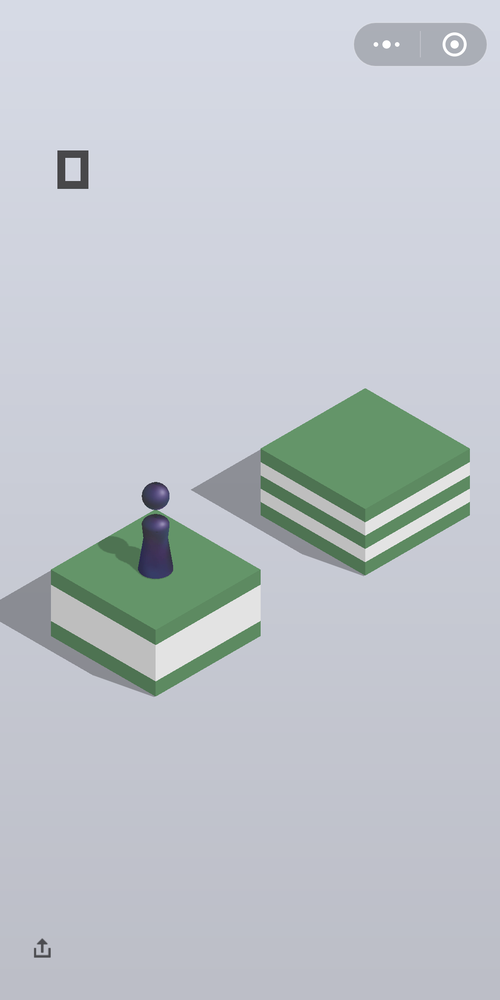
#> input picture data/jump.png, 500 x 1000 px, shrunk from 1080 x 2160 before the run
$ python BaseDetection.py data/jump.png   (older library calls are emulated)
#> lines starting #> are read from the running program, lines starting #| are printed output that depends on the picture; after the words box and inside, x2 and y2 are one past the last pixel; in counts of white or black regions, pixels touching at a corner belong together
#> in main, image is the input picture: shape (1000, 500, 3); mean B, G, R 202.9, 197, 190.9
import cv2
from matplotlib import pyplot as plt
import sys
import numpy as np

def detect_base(image):
    imgray = cv2.cvtColor(image, cv2.COLOR_BGR2GRAY)
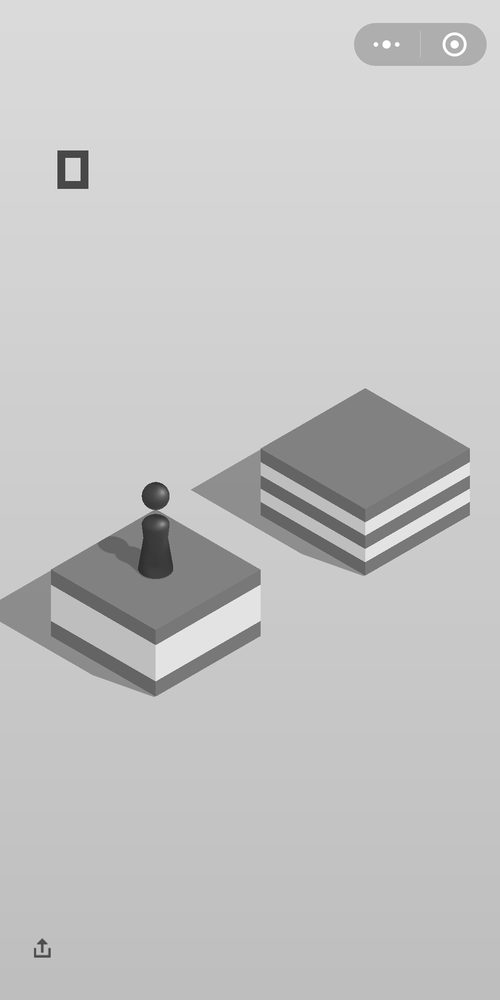
#> imgray: shape (1000, 500); min 40, max 255, mean 195.7
    edges = cv2.Canny(imgray, 100, 200)
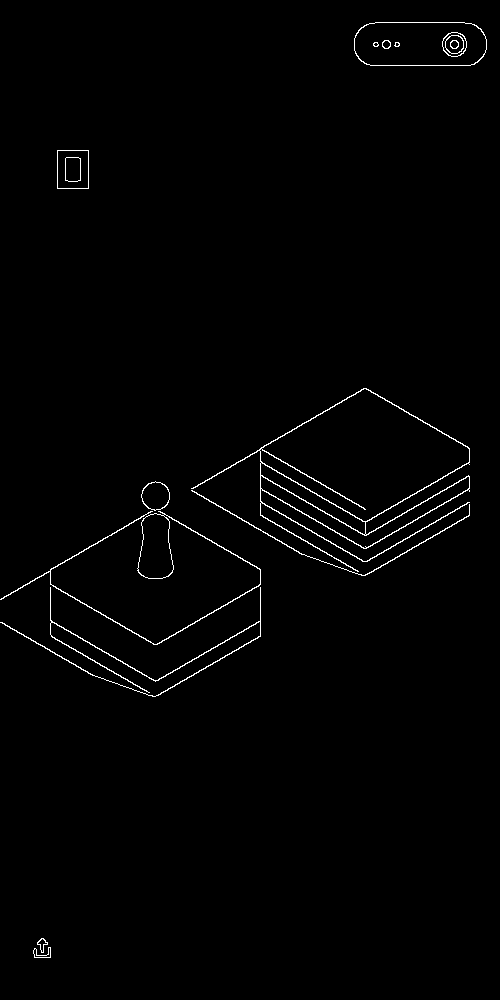
#> edges: shape (1000, 500); 1.1% white in thin lines or dots
    cv2.imwrite("edges.png", edges)
    img, contours, hierarchy = cv2.findContours(edges, cv2.RETR_TREE, cv2.CHAIN_APPROX_NONE)
#> contours = 33 contours, 5 with area under 20; largest, box (x1, y1, x2, y2) and area: (191, 388, 470, 572) 20022, (259, 388, 470, 522) 15270, (354, 22, 487, 66) 5314, (354, 22, 487, 66) 5276, (260, 475, 470, 549) 2658
    print("detected contours size: ", len(contours))
#| detected contours size:  33
    img = cv2.drawContours(edges, contours, -1, (0, 255, 0), 3)
#> img: shape (1000, 500); 1.1% of pixels changed, all inside (x1, y1, x2, y2) = (0, 22, 487, 958)
    #imshow(image)
    cv2.imwrite("contours.png", edges)
    #print("hierarchy:", hierarchy)
    print("contours length:",len(contours))
#| contours length: 33
    #draw_contours_by_hierarchy_info(contours, hierarchy, image)
    draw_contours_by_area(contours, edges)

def draw_contours_by_hierarchy_info(contours, hierarchy, image_base):
    for i in range(len(contours)):
        image = image_base.copy()
        print("contours",i," hierarchy[i][0], hierarchy[i][1]", hierarchy[0][i])
        contour_hierarchy_info = hierarchy[0][i]
        next_sibling = contour_hierarchy_info[0]
        prev_sibling = contour_hierarchy_info[1]
        child = contour_hierarchy_info[2]
        parent = contour_hierarchy_info[3]
        if next_sibling==-1 and prev_sibling==-1 and child==-1:
            cnt = contours[i]
            #img = cv2.drawContours(edges, [cnt], 0, (0,255,0), 3) #maybe the drawing is wrong
            x,y,w,h = cv2.boundingRect(cnt)
            img = cv2.rectangle(image, (x,y), (x+w, y+h), (0,255, 0), 2)
            fn = "NoSibling"+str(i)+".png"
            cv2.imwrite(fn, img)
            area = cv2.contourArea(cnt)
            print("No Sibling area size:", area)
        else:
            cnt = contours[i]
            x,y, w, h = cv2.boundingRect(cnt)
            img = cv2.rectangle(image, (x,y), (x+w, y+h), (255, 0, 0), 2)
            fn = "withSibling"+str(i)+".png"
            cv2.imwrite(fn, img)
            area = cv2.contourArea(cnt)
            print("withSibling area size:", area)

def draw_contours_by_area(contours,edges):
    print(edges.shape)
#| (1000, 500)
    w,h = edges.shape
#> w = 1000; h = 500
    AREA_CRITERIA = w*1.0/5 * h*1.0/10
#> AREA_CRITERIA = 10000
    print("AREA_CRITERIA:", AREA_CRITERIA)
#| AREA_CRITERIA: 10000.0
    for i in range(len(contours)):
        area = cv2.contourArea(contours[i])
        if area < AREA_CRITERIA:
            continue

        cnt = contours[i]
        img = cv2.drawContours(edges, [cnt], 0, (255,0,0), 3)
        fn = "contours_by_area"+str(i)+".png"
        cv2.imwrite(fn,img)
        rect = cv2.minAreaRect(cnt)
        box = cv2.boxPoints(rect)
        box = np.int0(box)
        image = cv2.cvtColor(edges, cv2.COLOR_GRAY2BGR)
        img = cv2.drawContours(image, [box], 0, (0,0, 255), 2)
        fn = "minAreaRect_"+str(i)+".png"
        cv2.imwrite(fn, img)
        img = None
        image = None
#> this loop made 33 passes
#> area on passes 1, 2, 3, 4, 5, 6, 7, 8, 9, 10, 13, 14: 68, 64.5, 65, 54, 290, 2058, 1785, 124.5, 618, 592, 2657.5, 1336
#> (area, rect, box) on passes 11, 15: (20022, ((342.6, 489.4), (259.8, 156.3), -30.5), [[270, 622], [191, 487], [414, 356], [494, 490]]), (15270, ((364.7, 454.8), (186.5, 116.8), -30.02), [[313, 551], [254, 450], [416, 357], [474, 458]])
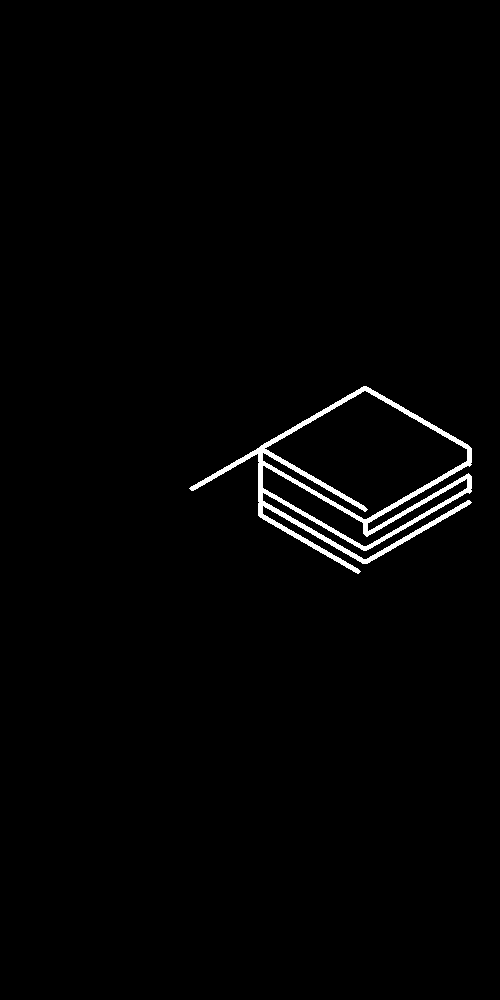
#> edges: shape (1000, 500); 1.4% white; 1 white region, box (x1, y1, x2, y2) and area: (189, 386, 472, 574) 6981

def show_image_and_canny(image, edges):
    plt.subplot(121), plt.imshow(image, cmap='gray')
    plt.title('Original Image'), plt.xticks([]), plt.yticks([])
    plt.subplot(122), plt.imshow(edges, cmap='gray')
    plt.title('Edge Image'), plt.xticks([]), plt.yticks([])
    plt.show()


def imshow(image):
    cv2.imshow("image",image)
    cv2.waitKey()

def main(filename):
    image = cv2.imread(filename)
    detect_base(image)

if __name__ == '__main__':
    print("usage: BaseDetection.py filename")
    main(sys.argv[1])
